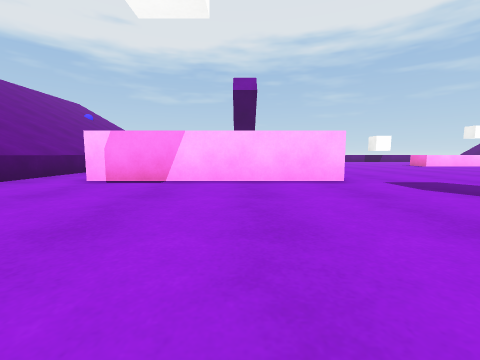
[1] (above)

23 first-person views from a walk through a scene from a Unity 3-D project. The camera is 0.51 m above the floor, tilts 6° down and sees 90° across. The floor is counted in squares, 1 m on a side. Each view is taken from the middle of a square. On the plan, view 1 faces up. The plan holds only what a view shows up to about 9 squares ahead; the rest is blank. The place goes on beyond the plan. The player is left out. Surface patterns are stand-ins for the level's own textures.

[2]
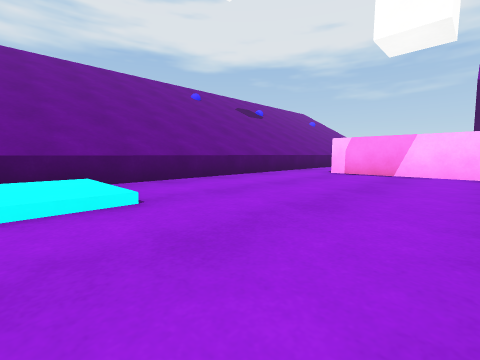

[3]
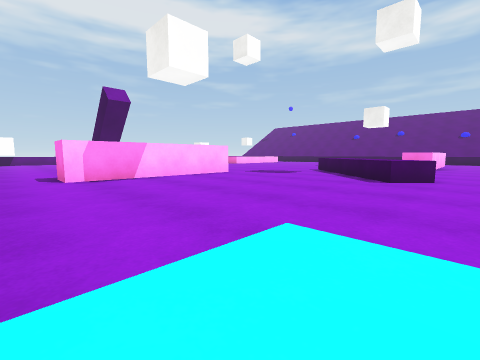

[4]
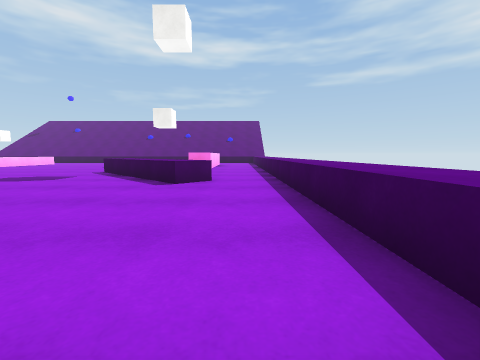

[5]
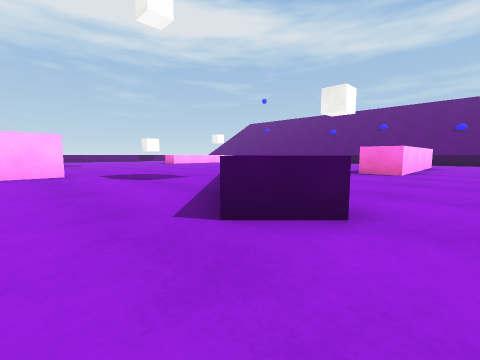

[6]
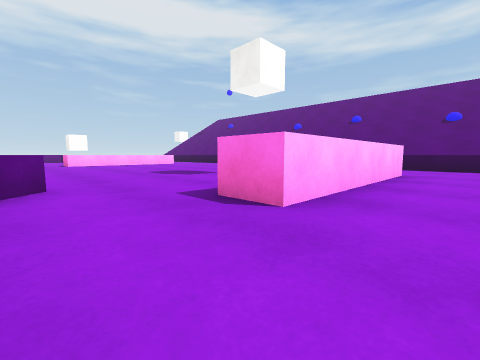

[7]
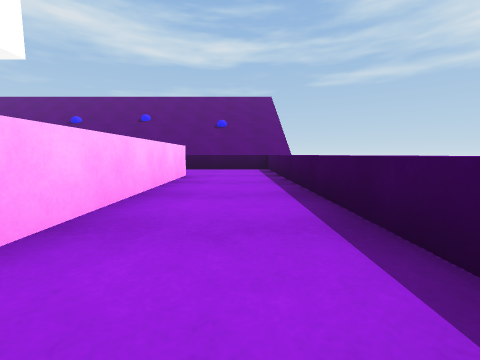

[8]
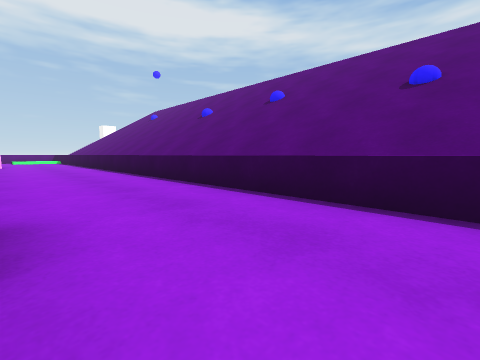

[9]
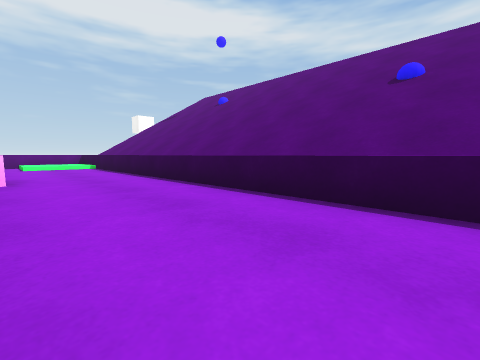

[10]
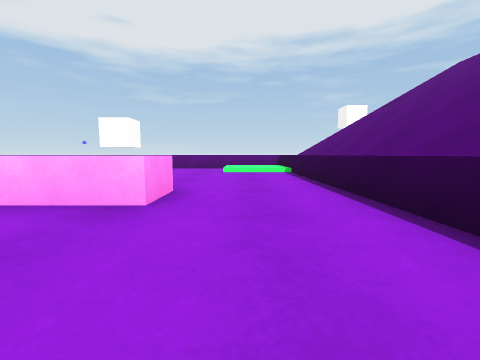

[11]
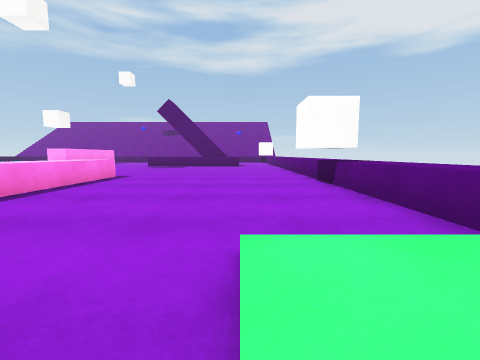

[12]
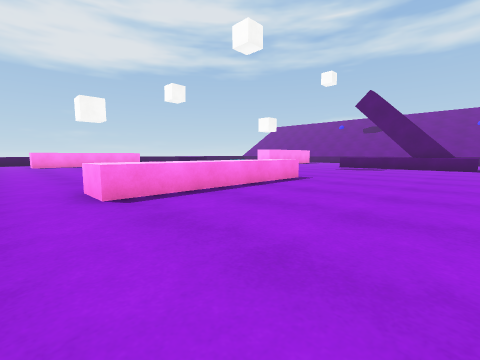

[13]
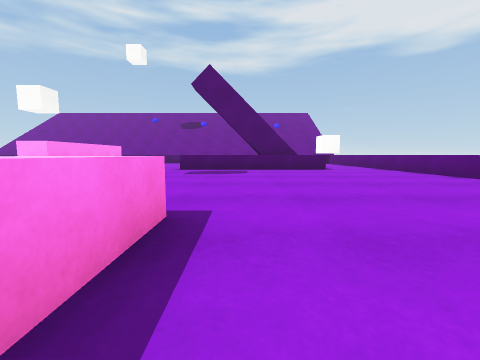

[14]
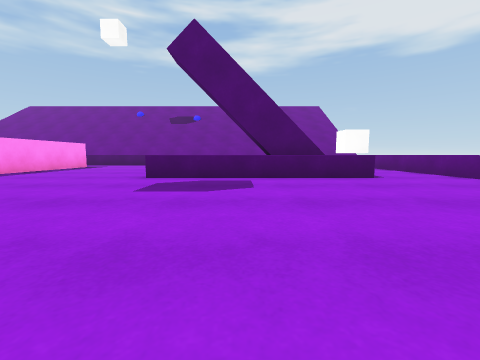

[15]
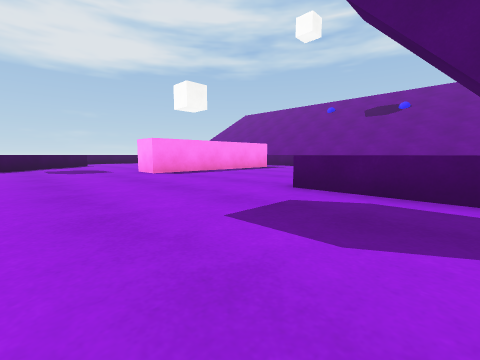

[16]
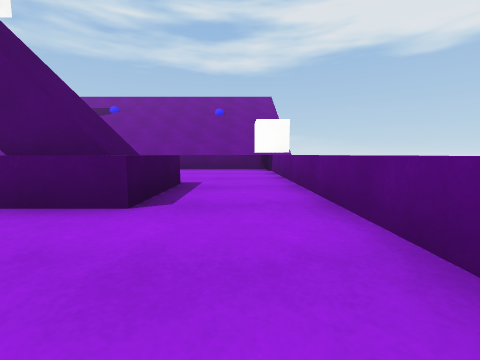

[17]
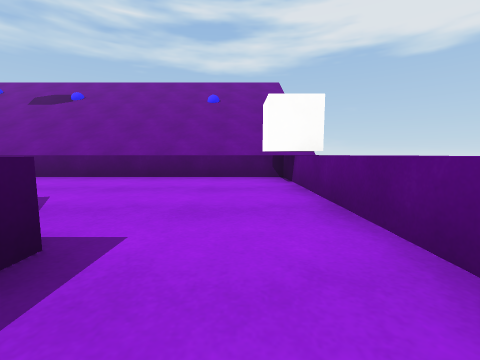

[18]
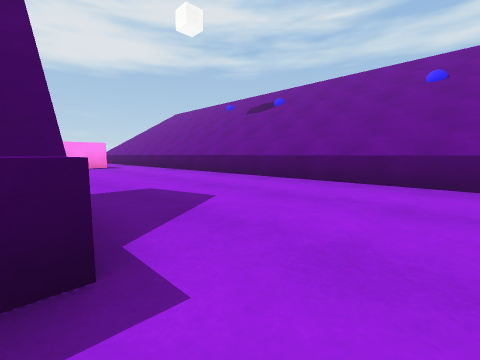

[19]
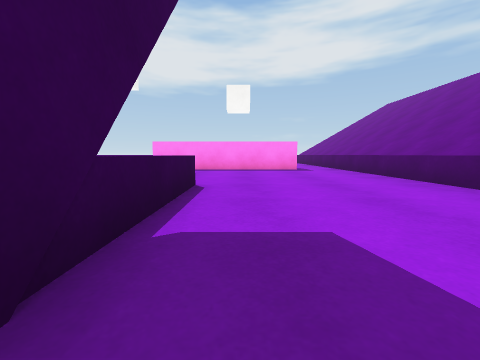

[20]
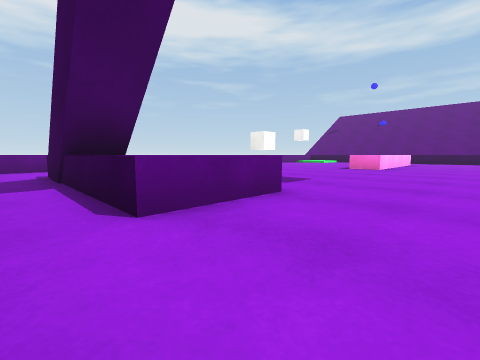

[21]
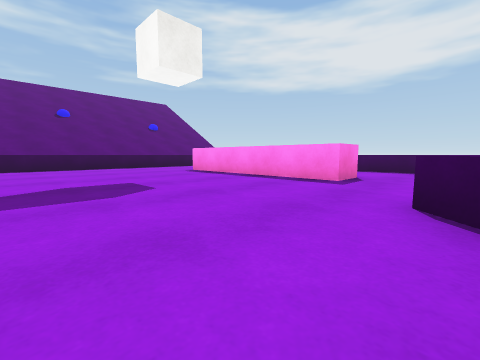

[22]
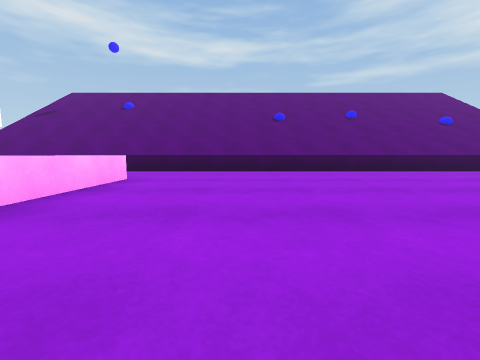

[23]
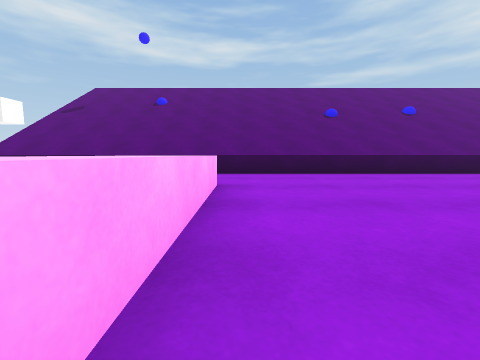

### Floor plan
Key: @ floor where view 1 was taken; # wall or solid block; . main floor; : floor 0.1 m higher than the main floor; / step, stairs or slope; = window, fence, low wall or low ledge; ^ raised ledge; C cube.
Columns run from 6 left of view 1 to 17 right of it. Each row starts with its distance up from view 1.
 18  ^ ^  ^       ^^^^^    ^
 17 ^^CC^^^^^^^^^^^^C^^^^^^^
 16 ^^..................::^^
 15 ^^....^^............//^^
 14 ^^....#^^.............^^
 13 ^^....#^^.............^^
 12 ^^....^^^.............^^
 11 ^^....^ ^.....^^^^^^..^^
 10 ^^....^^..............^^
  9 ^^....................^^
  8 ^^....................^^
  7 ^^....................^^
  6 ^^....................^^
  5 ^^..#####.............^^
  4 ^^....................^^
  3 ^^..........=.........^^
  2 ^^.........^^.........^^
  1 ^^........^^..........^^
  0 ^^....@..^^...^^^^^^..^^
 -1 ^^//....=^............^^
 -2 ^^::..................^^
 -3     ^^^^^^^^^^^^^^^^^^^
 -4      ^^^^^^      ^

Where each view was taken, in squares from view 1:
view 1: 0 up, 0 right, facing up
view 2: 2 down, 0 right, facing up-left
view 3: 2 down, 4 left, facing up-right
view 4: 2 down, 3 left, facing right
view 5: 2 down, 1 right, facing up-right
view 6: 2 down, 6 right, facing up-right
view 7: 2 down, 7 right, facing right
view 8: 2 down, 13 right, facing up-right
view 9: 5 up, 13 right, facing up-right
view 10: 8 up, 14 right, facing up
view 11: 15 up, 15 right, facing left
view 12: 15 up, 14 right, facing down-left
view 13: 12 up, 10 right, facing left
view 14: 12 up, 7 right, facing left
view 15: 12 up, 5 right, facing down-left
view 16: 16 up, 4 right, facing left
view 17: 16 up, 1 right, facing left
view 18: 16 up, 0 right, facing down-left
view 19: 14 up, 1 left, facing down
view 20: 8 up, 1 left, facing up-right
view 21: 5 up, 6 right, facing down-right
view 22: 8 up, 8 right, facing right
view 23: 10 up, 9 right, facing right
